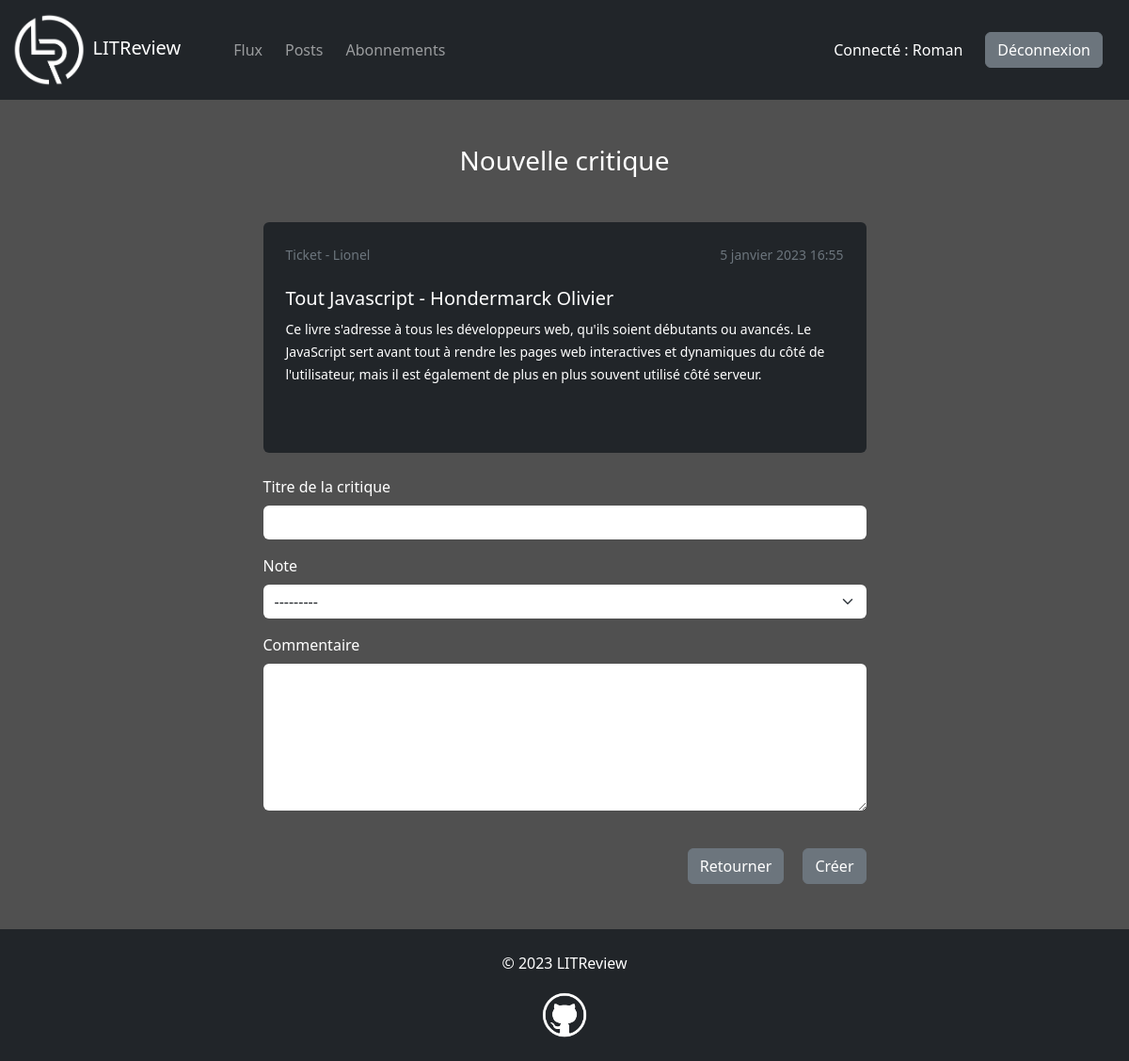
Page /critique/nouvelle/10/ (signed in) on the committed database.
### accounts/models.py (models this page shows)
class User(AbstractUser):
    pass

### reviews/models.py (models this page shows, shortened)
class Ticket(models.Model):
    user = models.ForeignKey(to=settings.AUTH_USER_MODEL, on_delete=models.CASCADE)
    title = models.CharField(max_length=128)
    description = models.TextField(max_length=2048, blank=True)
    image = models.ImageField(null=True, blank=True, upload_to="book_covers")
    time_created = models.DateTimeField(auto_now_add=True)

### reviews/views.py (the view, shortened to what this page needs)
# urls.py: path("critique/nouvelle/<int:ticket_id>/", views.create_review, name="create_review"),
@login_required
def create_review(request, ticket_id):
    ticket = get_object_or_404(Ticket, pk=ticket_id)
    review_form = CreateReviewForm()
    context = {"review_form": review_form, "ticket": ticket}
    return render(request, "reviews/review_form.html", context)

### reviews/forms.py
class CreateReviewForm(forms.ModelForm):
    class Meta:
        model = Review
        fields = ["headline", "rating", "body"]
        labels = {
            "headline": "Titre de la critique",
            "rating": "Note",
            "body": "Commentaire"
            }
        widgets = {"body": forms.Textarea(attrs={"rows": "6"})}
    def __init__(self, *args, **kwargs):
        super(CreateReviewForm, self).__init__(*args, **kwargs)
        self.fields["headline"].widget.attrs["placeholder"] = ""
        self.fields["body"].widget.attrs["placeholder"] = ""

### reviews/templates/reviews/review_form.html (shortened to what this page needs)
{% extends "base.html" %}
{% load bootstrap5 %}
{% block content %}
<div class="row justify-content-center">
    <div class="col-md-9 col-lg-8 col-xl-7 col-xxl-6">
        <h3 class="text-center text-white mb-5">
            {% if review %}Modification d'une critique{% else %}Nouvelle critique{% endif %}
        </h3>
        <div class="bg-dark rounded p-4 mb-4">
            <div class="d-flex justify-content-between text-secondary">
                {% if ticket.user == request.user %}
                <small>Ticket - Vous</small>
                {% else %}
                <small>Ticket - {{ ticket.user.username }}</small>
                {% endif %}
                <small class="ms-4">{{ ticket.time_created|date }} {{ ticket.time_created|time }}</small>
            </div>
            <h5 class="text-white mt-4">{{ ticket.title }}</h5>
            {% if ticket.description %}
            <p class="text-white"><small>{{ ticket.description }}</small></p>
            {% endif %}
            {% if ticket.image %}
            <div class="row justify-content-center mt-4">
                <div class="col-8 col-sm-5 col-lg-4">
                </div>
            </div>
            {% endif %}
        </div>
        <form method="POST">
            {% bootstrap_form review_form bound_css_class="" %}
            <div class="text-end">
                {% if review %}
                <a class="btn btn-secondary mt-4 me-3" href="{% url 'posts' %}">Retourner</a>
                {% else %}
                <a class="btn btn-secondary mt-4 me-3" href="{% url 'feed' %}">Retourner</a>
                {% endif %}
                <button class="btn btn-secondary mt-4" type="submit">
                    {% if review %}Enregistrer{% else %}Créer{% endif %}
                </button>
            </div>
        </form>
    </div>
</div>
{% endblock content %}

### templates/base.html (shortened to what this page needs)
<!DOCTYPE html>
{% load static %}
<html lang="fr">
<head>
    <link
    href="https://cdn.jsdelivr.net/npm/bootstrap@5.3.0-alpha1/dist/css/bootstrap.min.css"
    rel="stylesheet"
>
    <link rel="stylesheet" href="{% static 'css/style.css' %}">
</head>
<body>
    <div id="main-container">
        <nav class="navbar navbar-dark bg-dark navbar-expand-lg" data-bs-theme="dark">
            <div class="container-fluid">
                <a class="navbar-brand me-5" href="">
                    <img id="litreview-logo" src="{% static 'img/logos/litreview-logo.png' %}" alt="logo">
                    LITReview
                </a>
                {% if user.is_authenticated %}
                <div class="collapse navbar-collapse" id="navbar">
                    <ul class="navbar-nav me-auto mb-2 mb-lg-0">
                        <li>
                            <a class="nav-link me-2" href="{% url 'feed' %}">Flux</a>
                        </li>
                        <li>
                            <a class="nav-link me-2" href="{% url 'posts' %}">Posts</a>
                        </li>
                        <li>
                            <a class="nav-link me-2" href="{% url 'subscriptions' %}">Abonnements</a>
                        </li>
                    </ul>
                    <p class="text-white mt-3 me-4">Connecté : {{ user.username }}</p>
                    <a class="btn btn-secondary me-3 my-2" href="{% url 'logout' %}">Déconnexion</a>
                </div>
                {% endif %}
            </div>
        </nav>
        <div class="container mt-5">
            {% block content %}
            {% endblock content %}
        </div>
    </div>
    <footer class="bg-dark mt-5">
        <p class="text-white text-center pt-4">&copy; <span>{% now "Y" %}</span> LITReview</p>
        <p class="text-center">
            <a href="https://github.com/romansainthilaire" target="_blank">
                <img id="github-logo" src="{% static 'img/logos/github-logo.png' %}" alt="">
            </a>
        </p>
    </footer>
</body>
</html>

### static/css/style.css (style rules this page uses)
body { background-color: rgb(80, 80, 80); }
#main-container { min-height: calc(100vh - 140px); }
footer { height: 140px; }
#litreview-logo { max-height: 80px; }
#github-logo { max-height: 50px; margin-top: 2px; margin-bottom: 2px; }
label, input { color: white; }
a { color: rgb(195, 195, 195); text-underline-offset: 3px; }
.form-control, .form-select { border: none; }

### rows in the picture
User: username "Roman"
Ticket: user.username "Lionel", time_created "5 janvier 2023", time_created "16:55", title "Tout Javascript - Hondermarck Olivier", description "Ce livre s'adresse à tous les développeurs web, qu'ils soient débutants ou avancés. Le JavaScript sert avant tout à rendre les pages web interactives et dynamiques du côté de l'utilisateur, mais il est également de plus en plus souvent utilisé côté serveur."
